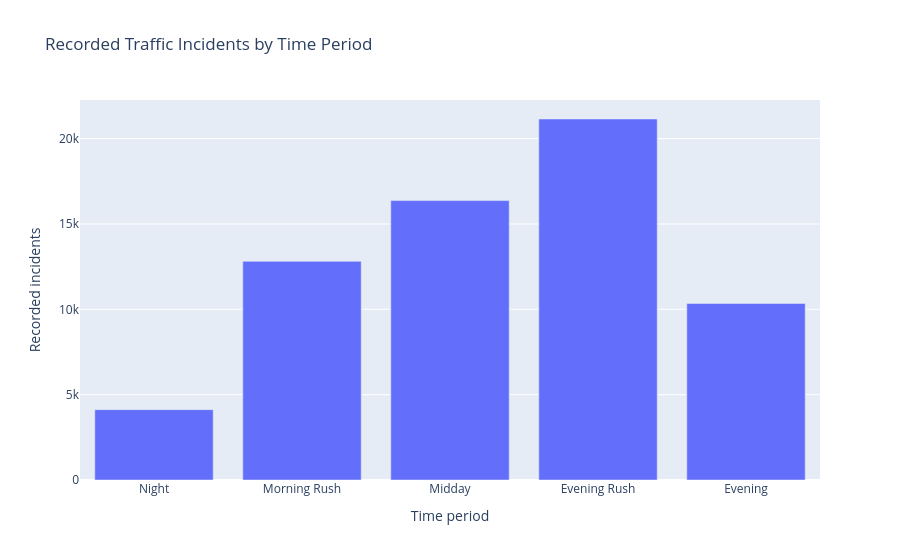

Source (notebook cell):
### Code cell
# Plot incident counts by time period.
fig = px.bar(
    time_period_counts,
    x="time_period",
    y="incident_count",
    title="Recorded Traffic Incidents by Time Period",
    labels={
        "time_period": "Time period",
        "incident_count": "Recorded incidents",
    },
)

fig.show()

### Figure 1 — Plotly figure (JSON) as saved in the notebook; plotly's stock layout.template omitted (floating-point values rounded to 4 significant figures)
{"data": [{"hovertemplate": "Time period=%{x}<br>Recorded incidents=%{y}<extra></extra>", "legendgroup": "", "marker": {"color": "#636efa", "pattern": {"shape": ""}}, "name": "", "orientation": "v", "showlegend": false, "textposition": "auto", "type": "bar", "x": ["Night", "Morning Rush", "Midday", "Evening Rush", "Evening"], "xaxis": "x", "y": [4123, 12810, 16370, 21151, 10344], "yaxis": "y"}], "layout": {"barmode": "relative", "legend": {"tracegroupgap": 0}, "title": {"text": "Recorded Traffic Incidents by Time Period"}, "xaxis": {"anchor": "y", "domain": [0, 1], "title": {"text": "Time period"}}, "yaxis": {"anchor": "x", "domain": [0, 1], "title": {"text": "Recorded incidents"}}}}
